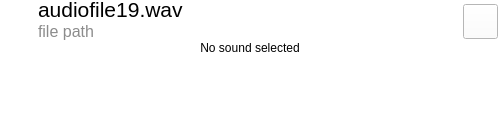
<?xml version="1.0" encoding="UTF-8"?>
<ui version="4.0">
 <class>AudioThumbnail</class>
 <widget class="QWidget" name="AudioThumbnail">
  <property name="geometry">
   <rect>
    <x>0</x>
    <y>0</y>
    <width>500</width>
    <height>125</height>
   </rect>
  </property>
  <property name="minimumSize">
   <size>
    <width>500</width>
    <height>100</height>
   </size>
  </property>
  <property name="windowTitle">
   <string>Form</string>
  </property>
  <property name="autoFillBackground">
   <bool>false</bool>
  </property>
  <property name="styleSheet">
   <string notr="true">background-color: white;</string>
  </property>
  <layout class="QVBoxLayout" name="verticalLayout">
   <property name="spacing">
    <number>0</number>
   </property>
   <property name="leftMargin">
    <number>2</number>
   </property>
   <property name="topMargin">
    <number>2</number>
   </property>
   <property name="rightMargin">
    <number>2</number>
   </property>
   <property name="bottomMargin">
    <number>0</number>
   </property>
   <item>
    <layout class="QHBoxLayout" name="horizontalLayout">
     <property name="spacing">
      <number>6</number>
     </property>
     <item>
      <widget class="QLabel" name="fileIconLabel">
       <property name="minimumSize">
        <size>
         <width>30</width>
         <height>30</height>
        </size>
       </property>
       <property name="maximumSize">
        <size>
         <width>30</width>
         <height>30</height>
        </size>
       </property>
       <property name="text">
        <string/>
       </property>
       <property name="pixmap">
        <pixmap resource="images.qrc">:/images/img/Very Basic Audio file.png</pixmap>
       </property>
       <property name="scaledContents">
        <bool>true</bool>
       </property>
      </widget>
     </item>
     <item>
      <layout class="QVBoxLayout" name="verticalLayout_2">
       <property name="spacing">
        <number>0</number>
       </property>
       <item>
        <widget class="QLabel" name="filenameLabel">
         <property name="maximumSize">
          <size>
           <width>16777215</width>
           <height>20</height>
          </size>
         </property>
         <property name="font">
          <font>
           <pointsize>16</pointsize>
           <weight>50</weight>
           <bold>false</bold>
          </font>
         </property>
         <property name="text">
          <string notr="true">audiofile19.wav</string>
         </property>
         <property name="textFormat">
          <enum>Qt::AutoText</enum>
         </property>
         <property name="scaledContents">
          <bool>true</bool>
         </property>
         <property name="alignment">
          <set>Qt::AlignBottom|Qt::AlignLeading|Qt::AlignLeft</set>
         </property>
        </widget>
       </item>
       <item>
        <widget class="QLabel" name="filepathLabel">
         <property name="maximumSize">
          <size>
           <width>16777215</width>
           <height>20</height>
          </size>
         </property>
         <property name="font">
          <font>
           <pointsize>12</pointsize>
          </font>
         </property>
         <property name="styleSheet">
          <string notr="true">color: rgb(140,140,140); </string>
         </property>
         <property name="text">
          <string>file path</string>
         </property>
         <property name="alignment">
          <set>Qt::AlignBottom|Qt::AlignLeading|Qt::AlignLeft</set>
         </property>
        </widget>
       </item>
      </layout>
     </item>
     <item>
      <widget class="QPushButton" name="playButton">
       <property name="sizePolicy">
        <sizepolicy hsizetype="Fixed" vsizetype="Fixed">
         <horstretch>0</horstretch>
         <verstretch>0</verstretch>
        </sizepolicy>
       </property>
       <property name="minimumSize">
        <size>
         <width>35</width>
         <height>35</height>
        </size>
       </property>
       <property name="maximumSize">
        <size>
         <width>35</width>
         <height>35</height>
        </size>
       </property>
       <property name="palette">
        <palette>
         <active>
          <colorrole role="Button">
           <brush brushstyle="SolidPattern">
            <color alpha="255">
             <red>255</red>
             <green>255</green>
             <blue>255</blue>
            </color>
           </brush>
          </colorrole>
          <colorrole role="Base">
           <brush brushstyle="SolidPattern">
            <color alpha="255">
             <red>255</red>
             <green>255</green>
             <blue>255</blue>
            </color>
           </brush>
          </colorrole>
          <colorrole role="Window">
           <brush brushstyle="SolidPattern">
            <color alpha="255">
             <red>255</red>
             <green>255</green>
             <blue>255</blue>
            </color>
           </brush>
          </colorrole>
         </active>
         <inactive>
          <colorrole role="Button">
           <brush brushstyle="SolidPattern">
            <color alpha="255">
             <red>255</red>
             <green>255</green>
             <blue>255</blue>
            </color>
           </brush>
          </colorrole>
          <colorrole role="Base">
           <brush brushstyle="SolidPattern">
            <color alpha="255">
             <red>255</red>
             <green>255</green>
             <blue>255</blue>
            </color>
           </brush>
          </colorrole>
          <colorrole role="Window">
           <brush brushstyle="SolidPattern">
            <color alpha="255">
             <red>255</red>
             <green>255</green>
             <blue>255</blue>
            </color>
           </brush>
          </colorrole>
         </inactive>
         <disabled>
          <colorrole role="Button">
           <brush brushstyle="SolidPattern">
            <color alpha="255">
             <red>255</red>
             <green>255</green>
             <blue>255</blue>
            </color>
           </brush>
          </colorrole>
          <colorrole role="Base">
           <brush brushstyle="SolidPattern">
            <color alpha="255">
             <red>255</red>
             <green>255</green>
             <blue>255</blue>
            </color>
           </brush>
          </colorrole>
          <colorrole role="Window">
           <brush brushstyle="SolidPattern">
            <color alpha="255">
             <red>255</red>
             <green>255</green>
             <blue>255</blue>
            </color>
           </brush>
          </colorrole>
         </disabled>
        </palette>
       </property>
       <property name="font">
        <font>
         <family>FontAwesome</family>
        </font>
       </property>
       <property name="text">
        <string/>
       </property>
       <property name="icon">
        <iconset theme="Hybrid" resource="images.qrc">
         <normaloff>:/images/img/play.png</normaloff>
         <normalon>:/images/img/stop.png</normalon>:/images/img/play.png</iconset>
       </property>
       <property name="iconSize">
        <size>
         <width>28</width>
         <height>28</height>
        </size>
       </property>
       <property name="checkable">
        <bool>true</bool>
       </property>
      </widget>
     </item>
    </layout>
   </item>
   <item>
    <widget class="QLabel" name="noFileSelectedLabel">
     <property name="text">
      <string>No sound selected</string>
     </property>
     <property name="alignment">
      <set>Qt::AlignCenter</set>
     </property>
    </widget>
   </item>
   <item>
    <widget class="QCustomPlot" name="waveform" native="true">
     <property name="minimumSize">
      <size>
       <width>300</width>
       <height>80</height>
      </size>
     </property>
    </widget>
   </item>
  </layout>
 </widget>
 <customwidgets>
  <customwidget>
   <class>QCustomPlot</class>
   <extends>QWidget</extends>
   <header>libs/qcustomplot/qcustomplot.h</header>
   <container>1</container>
  </customwidget>
 </customwidgets>
 <resources>
  <include location="images.qrc"/>
 </resources>
 <connections>
  <connection>
   <sender>playButton</sender>
   <signal>clicked()</signal>
   <receiver>AudioThumbnail</receiver>
   <slot>playButtonToggled()</slot>
   <hints>
    <hint type="sourcelabel">
     <x>15</x>
     <y>30</y>
    </hint>
    <hint type="destinationlabel">
     <x>59</x>
     <y>190</y>
    </hint>
   </hints>
  </connection>
 </connections>
 <slots>
  <slot>playButtonToggled()</slot>
 </slots>
</ui>
